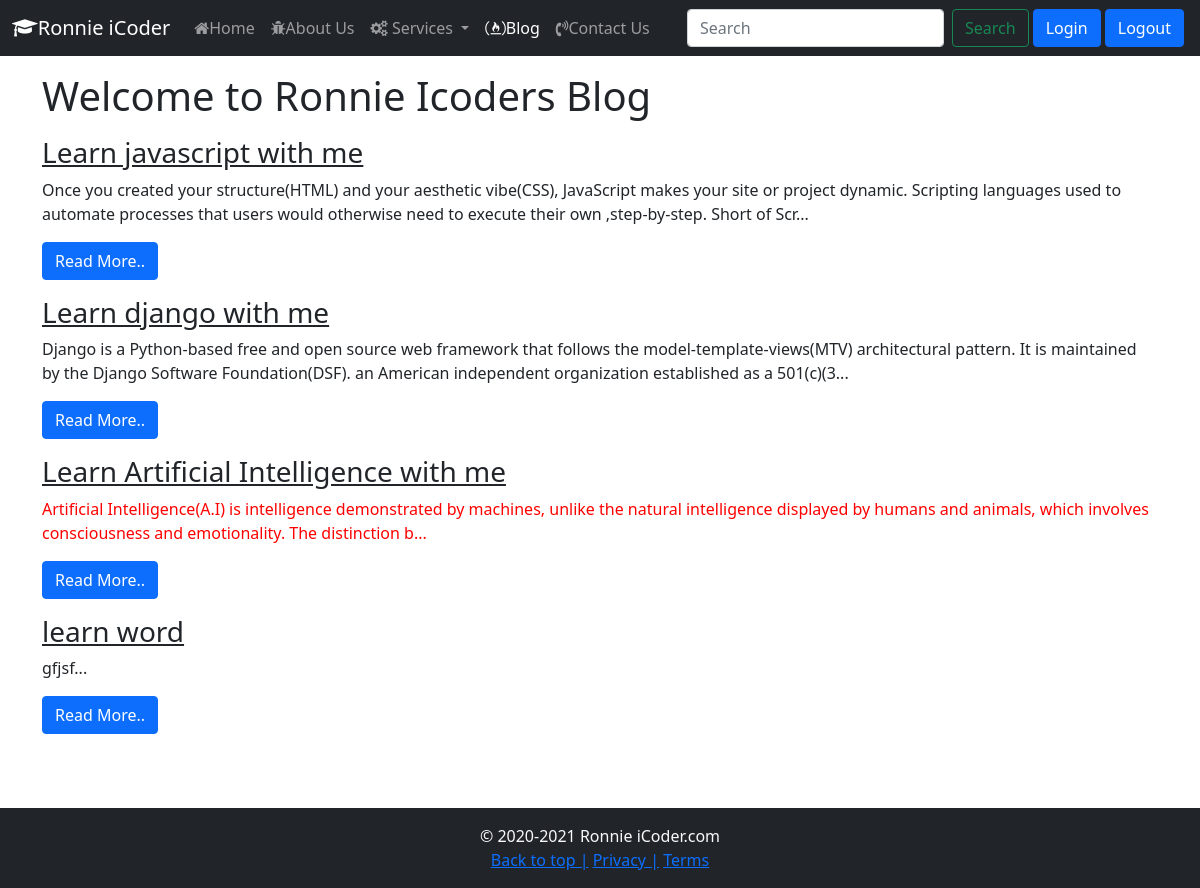
Screenshot of /blog/ with the database file from the repository.
### home/models.py (models this page shows, shortened)
class Blog(models.Model):
    sno = models.AutoField(primary_key=True)
    title = models.CharField(max_length=200)
    content = models.TextField()
    slug = models.CharField(max_length=100)
    time=models.DateTimeField(auto_now_add=True)

### home/views.py (the view)
# urls.py: 2. Add a URL to urlpatterns:  path('blog/', include('blog.urls'))
def blog(request):
    blogs=Blog.objects.all()
    context = {'blogs':blogs}
    return render(request,'blog.html',context)

### templates/blog.html (shortened to what this page needs)
{% extends 'base.html' %}
{% block Blogactive %}active{% endblock Blogactive %}
{% block body %}
<div class="container my-3">
    <h1>Welcome to Ronnie Icoders Blog</h1>
    {% for blog in blogs %}
    <div class="media">
        <div class="media-body my-3">
            <h3 class="mt-0"><a href="/blogpost/{{blog.slug}}" class="text-dark">{{blog.title}}</a></h3>
            {{blog.content | slice:245 |safe}}...
        </div>
        <a href="/blogpost/{{blog.slug}}" class="text-dark"><button class="btn btn-primary">Read More..</button></a>
    </div>
    {% endfor %}
</div>
{% endblock body %}

### templates/base.html (shortened to what this page needs)
<!doctype html>
<html lang="en">
<head>
  <link href="https://cdn.jsdelivr.net/npm/bootstrap@5.0.0-beta2/dist/css/bootstrap.min.css" rel="stylesheet"
>
  <link rel="stylesheet" href="https://stackpath.bootstrapcdn.com/font-awesome/4.7.0/css/font-awesome.min.css"
>
</head>
<body>
  <nav class="navbar navbar-expand-lg navbar-dark bg-dark">
    <div class="container-fluid">
      <a class="navbar-brand" href="/"><i class="fa fa-graduation-cap" aria-hidden="true"></i>Ronnie iCoder</a>
      <div class="collapse navbar-collapse" id="navbarSupportedContent">
        <ul class="navbar-nav me-auto mb-2 mb-lg-0">
          <li class="nav-item">
            <a class="nav-link {% block Homeactive %}{% endblock Homeactive %}" aria-current="page" href="/"><i
                class="fa fa-home"></i>Home</a>
          </li>
          <li class="nav-item">
            <a class="nav-link {% block Aboutactive %}{% endblock Aboutactive %}" href="/about/"><i
                class="fa fa-bug"></i>About Us</a>
          </li>
          <li class="nav-item dropdown">
            <a class="nav-link dropdown-toggle {% block Servicesactive %}{% endblock Servicesactive %}" href="#"
              id="navbarDropdown" role="button" data-bs-toggle="dropdown" aria-expanded="false"><i class="fa fa-cogs"
                aria-hidden="true"></i>
              Services
            </a>
          </li>
          <li class="nav-item">
            <a class="nav-link {% block Blogactive %}{% endblock Blogactive %}" href="/blog/"><i
                class="fa fa-free-code-camp"></i>Blog</a>
          </li>
          <li class="nav-item">
            <a class="nav-link {% block Contactactive %}{% endblock Contactactive %}" href="/contact"><i
                class="fa fa-volume-control-phone" aria-hidden="true"></i>Contact Us</a>
          </li>
        </ul>
        <form method="get" action="/search" class="d-flex">
          <input class="form-control me-2" type="search" placeholder="Search" aria-label="Search" name="query"
            id="query">
          <a href="/search"><button class="btn btn-outline-success" type="submit">Search</button></a>
        </form>
        <div class="mx-1">
        <button type="button" class="btn btn-primary" data-bs-toggle="modal" data-bs-target="#LoginModal">
          Login
        </button>
        <button type="button" class="btn btn-primary" data-bs-toggle="modal" data-bs-target="#LoginModal">
          Logout
        </button>
        </div>
      </div>
    </div>
  </nav>
  {% block body %}{% endblock body %}
  <footer class="container-fluid bg-dark my-0 py-3 text-light">
    <p class="mb-0 text-center">&copy; 2020-2021 Ronnie iCoder.com</p>
    <p class="mb-0 text-center">
      <a href="#">Back to top |</a>
      <a href="#">Privacy |</a>
      <a href="#">Terms</a>
    </p>
  </footer>
</body>
</html>

### templates/blog.html (style rules this page uses)
.container { min-height: 90vh; }

### rows the page displays
Blog: title "Learn javascript with me", content "Once you created your structure(HTML) and your aesthetic vibe(CSS), JavaScript makes your site or project dynamic. Scripting languages used to automate processes that users would otherwise need to execute their own ,step-by-step. Short of Scr"
Blog: title "Learn django with me", content "Django is a Python-based free and open source web framework that follows the model-template-views(MTV) architectural pattern. It is maintained by the Django Software Foundation(DSF). an American independent organization established as a 501(c)(3"
Blog: title "Learn Artificial Intelligence with me", content "Artificial Intelligence(A.I) is intelligence demonstrated by machines, unlike the natural intelligence displayed by humans and animals, which involves consciousness and emotionality. The distinction b"
Blog: title "learn word", content "gfjsf"
